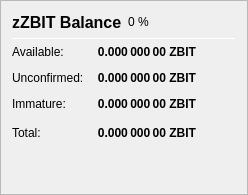
                   <widget class="QFrame" name="frame_ZerocoinBalances">
                    <property name="frameShape">
                     <enum>QFrame::StyledPanel</enum>
                    </property>
                    <property name="frameShadow">
                     <enum>QFrame::Raised</enum>
                    </property>
                    <layout class="QVBoxLayout" name="verticalLayout_7">
                     <item>
                      <layout class="QHBoxLayout" name="horizontalLayout_8" stretch="0,0,0">
                       <item>
                        <widget class="QLabel" name="label_5z_3">
                         <property name="minimumSize">
                          <size>
                           <width>0</width>
                           <height>20</height>
                          </size>
                         </property>
                         <property name="font">
                          <font>
                           <pointsize>12</pointsize>
                           <weight>75</weight>
                           <bold>true</bold>
                          </font>
                         </property>
                         <property name="text">
                          <string>zZBIT Balance</string>
                         </property>
                        </widget>
                       </item>
                       <item>
                        <widget class="QLabel" name="labelzZBITPercent">
                         <property name="text">
                          <string notr="true">0 %</string>
                         </property>
                        </widget>
                       </item>
                       <item>
                        <spacer name="horizontalSpacer_11">
                         <property name="orientation">
                          <enum>Qt::Horizontal</enum>
                         </property>
                         <property name="sizeHint" stdset="0">
                          <size>
                           <width>40</width>
                           <height>20</height>
                          </size>
                         </property>
                        </spacer>
                       </item>
                      </layout>
                     </item>
                     <item>
                      <widget class="Line" name="line_ZerocoinBalance">
                       <property name="minimumSize">
                        <size>
                         <width>0</width>
                         <height>1</height>
                        </size>
                       </property>
                       <property name="maximumSize">
                        <size>
                         <width>16777215</width>
                         <height>1</height>
                        </size>
                       </property>
                       <property name="orientation">
                        <enum>Qt::Horizontal</enum>
                       </property>
                      </widget>
                     </item>
                     <item>
                      <layout class="QGridLayout" name="gridLayout_5">
                       <property name="spacing">
                        <number>12</number>
                       </property>
                       <item row="1" column="0">
                        <widget class="QLabel" name="labelzBalanceMatureText">
                         <property name="toolTip">
                          <string>Mature: more than 20 confirmation and more than 1 mint of the same denomination after it was minted.
These zZBIT are spendable.</string>
                         </property>
                         <property name="text">
                          <string>Available:</string>
                         </property>
                        </widget>
                       </item>
                       <item row="1" column="1">
                        <widget class="QLabel" name="labelzBalanceMature">
                         <property name="font">
                          <font>
                           <weight>75</weight>
                           <bold>true</bold>
                          </font>
                         </property>
                         <property name="toolTip">
                          <string>Mature: more than 20 confirmation and more than 1 mint of the same denomination after it was minted.
These zZBIT are spendable.</string>
                         </property>
                         <property name="text">
                          <string notr="true">0.000 000 00 ZBIT</string>
                         </property>
                         <property name="alignment">
                          <set>Qt::AlignRight|Qt::AlignTrailing|Qt::AlignVCenter</set>
                         </property>
                        </widget>
                       </item>
                       <item row="2" column="0">
                        <widget class="QLabel" name="labelzBalanceUnconfirmedText">
                         <property name="toolTip">
                          <string>Unconfirmed: less than 20 confirmations
Immature: confirmed, but less than 1 mint of the same denomination after it was minted</string>
                         </property>
                         <property name="text">
                          <string>Unconfirmed:</string>
                         </property>
                        </widget>
                       </item>
                       <item row="2" column="1">
                        <widget class="QLabel" name="labelzBalanceUnconfirmed">
                         <property name="font">
                          <font>
                           <weight>75</weight>
                           <bold>true</bold>
                          </font>
                         </property>
                         <property name="toolTip">
                          <string>Unconfirmed: less than 20 confirmations
Immature: confirmed, but less than 1 mint of the same denomination after it was minted</string>
                         </property>
                         <property name="text">
                          <string notr="true">0.000 000 00 ZBIT</string>
                         </property>
                         <property name="alignment">
                          <set>Qt::AlignRight|Qt::AlignTrailing|Qt::AlignVCenter</set>
                         </property>
                        </widget>
                       </item>
                       <item row="3" column="0">
                        <widget class="QLabel" name="labelzBalanceImmatureText">
                         <property name="toolTip">
                          <string>Unconfirmed: less than 20 confirmations
Immature: confirmed, but less than 1 mint of the same denomination after it was minted</string>
                         </property>
                         <property name="text">
                          <string>Immature:</string>
                         </property>
                        </widget>
                       </item>
                       <item row="3" column="1">
                        <widget class="QLabel" name="labelzBalanceImmature">
                         <property name="font">
                          <font>
                           <weight>75</weight>
                           <bold>true</bold>
                          </font>
                         </property>
                         <property name="toolTip">
                          <string>Unconfirmed: less than 20 confirmations
Immature: confirmed, but less than 1 mint of the same denomination after it was minted</string>
                         </property>
                         <property name="text">
                          <string notr="true">0.000 000 00 ZBIT</string>
                         </property>
                         <property name="alignment">
                          <set>Qt::AlignRight|Qt::AlignTrailing|Qt::AlignVCenter</set>
                         </property>
                        </widget>
                       </item>
                       <item row="4" column="0">
                        <widget class="QLabel" name="labelzBalanceText">
                         <property name="toolTip">
                          <string>Your current zZBIT balance, unconfirmed and immature zZBIT included.</string>
                         </property>
                         <property name="text">
                          <string>Total:</string>
                         </property>
                        </widget>
                       </item>
                       <item row="4" column="1">
                        <widget class="QLabel" name="labelzBalance">
                         <property name="font">
                          <font>
                           <weight>75</weight>
                           <bold>true</bold>
                          </font>
                         </property>
                         <property name="cursor">
                          <cursorShape>IBeamCursor</cursorShape>
                         </property>
                         <property name="toolTip">
                          <string>Your current zZBIT balance, unconfirmed and immature zZBIT included.</string>
                         </property>
                         <property name="text">
                          <string notr="true">0.000 000 00 ZBIT</string>
                         </property>
                         <property name="alignment">
                          <set>Qt::AlignRight|Qt::AlignTrailing|Qt::AlignVCenter</set>
                         </property>
                         <property name="textInteractionFlags">
                          <set>Qt::LinksAccessibleByMouse|Qt::TextSelectableByKeyboard|Qt::TextSelectableByMouse</set>
                         </property>
                        </widget>
                       </item>
                       <item row="4" column="2">
                        <spacer name="horizontalSpacer_4">
                         <property name="orientation">
                          <enum>Qt::Horizontal</enum>
                         </property>
                         <property name="sizeHint" stdset="0">
                          <size>
                           <width>40</width>
                           <height>20</height>
                          </size>
                         </property>
                        </spacer>
                       </item>
                      </layout>
                     </item>
                     <item>
                      <spacer name="verticalSpacer_4">
                       <property name="orientation">
                        <enum>Qt::Vertical</enum>
                       </property>
                       <property name="sizeHint" stdset="0">
                        <size>
                         <width>20</width>
                         <height>40</height>
                        </size>
                       </property>
                      </spacer>
                     </item>
                    </layout>
                   </widget>
